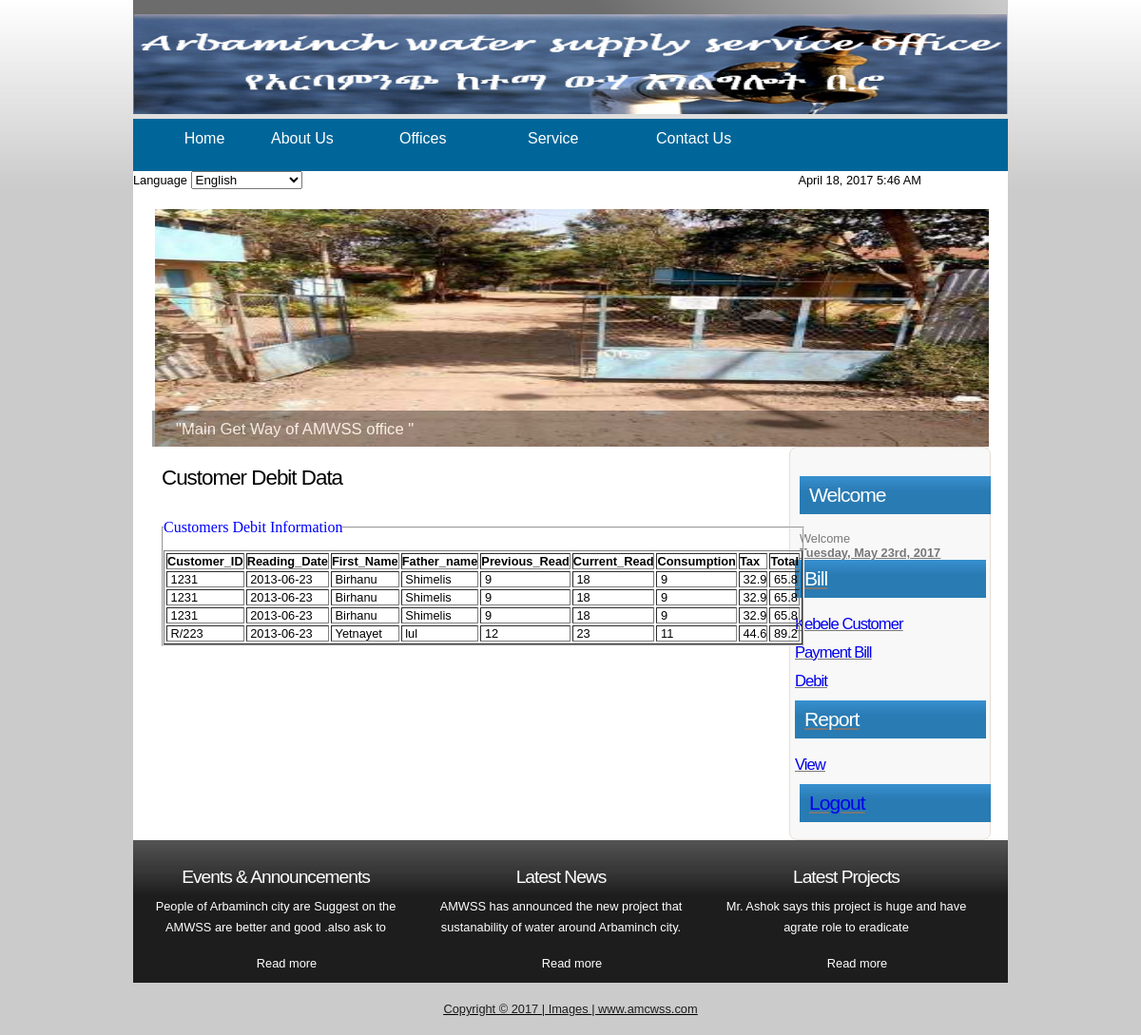
Screenshot of /Admin/Debit.php with the database file from the repository.
### tables this page shows
CREATE TABLE IF NOT EXISTS `debitt` (
  `Employee_ID` varchar(30) NOT NULL,
  `Customer_ID` varchar(30) NOT NULL,
  `Reading_Date` date NOT NULL,
  `FirstName` varchar(30) NOT NULL,
  `Last_name` varchar(30) NOT NULL,
  `Previous_Read` float NOT NULL,
  `Curent_Read` float NOT NULL,
  `Consumtion` float NOT NULL,
  `Tax` float NOT NULL,
  `Total` float NOT NULL,
  KEY `Customer_ID` (`Customer_ID`),
  KEY `Employee_ID` (`Employee_ID`)
);

### Admin/Debit.php (the view, shortened to what this page needs)
<!DOCTYPE html PUBLIC "-//W3C//DTD XHTML 1.1//EN" "http://www.w3.org/TR/xhtml11/DTD/xhtml11.dtd">
<html xmlns="http://www.w3.org/1999/xhtml" xml:lang="en">
<head>
  <link rel="stylesheet" type="text/css" href="css/style.css" />
</head>
<body>
 <div id="main">
  <div id="header">
	   <div id="banner">
	      <img width="918" height="105" src="images/B1.PNG">
	  </div>
   </div>
	<div id="navigation">
      <ul>
        <li class="current"><a href="index.php">Home</a></li>
        <li>
          <div align="left"><a href="background.html">About Us </a>
          </div>
        </li>
        <li>
          <div align="left"><a href="recordOffice.html">Offices</a>
          </div>
        </li>
        <li>
          <div align="left"><a href="EmployeeRegistration.php">Service</a>
          </div>
        </li>
        <li><div align="left"><a href="contact.html">Contact Us</a></div></li>
      </ul>
    </div>
	<div id="sub-menu">
	<font color="#000000"> Language </font>
	    <select name="language" size="1" >
        <option value="eng">English</option>
    </select>
    April 18, 2017 5:46 AM
	</div>
  <div id="site_content">
       <ul class="slideshow">
         <li class="show"><img width="880" height="250" src="images/3.jpg" alt="&quot;Main Get Way of AMWSS office &quot;" /></li>
      </ul>
</div>
	<div id="site_content">
	  <div class="sidebar_container">
	    <div class="sidebar">
          <div class="sidebar_item">
            <div class="sidebar_item">
            <h2>Welcome</h2>
            <?php
           print "Welcome "."<b><u>".$_SESSION['User_Name']."<u></b>"."<br/>";
			echo "<b>".date('l\, F jS\, Y ')."</b>";
			?>
          </div>
            <h2>Bill</h2>
            <h3><a href="kebele1_8.php">Kebele Customer </a></h3>
            <h3><a href="BillValue.php">Payment Bill</a></h3>
            <h3><a href="Debit.php">Debit</a></h3>
            <h2>Report</h2>
            <h3><a href="kebeleReport.php">View </a></h3>
            <div class="sidebar_item">
            <h2><a href="../index.php">Logout</a></h2>
          </div>
          </div>
        </div>
	    <p>
	    </p>
	    <p>
          </p>
	  </div>
	  <div id="content">
        <div class="content_item">
		   <h1 align="left">Customer Debit Data </h1>
		     <p><fieldset>
		     <legend class="style2">Customers Debit Information </legend>
		     <form id="form1" method="post" action="">
            <?php
						$sql="select * from debitt";
						$result=mysql_query($sql);
						if(!$result)
						die("unable to insert values".mysql_error());
	else{
?>
<?php
if(mysql_num_rows($result) >= 1)
{
?>
    <table  border="1">
      <tr>
        <td ><strong>Customer_ID</strong></td>
        <td ><strong>Reading_Date</strong></td>
        <td ><strong>First_Name</strong></td>
        <td ><strong>Father_name</strong></td>
        <td ><strong>Previous_Read</strong></td>
	    <td ><strong>Current_Read</strong></td>
		<td ><strong>Consumption</strong></td>
		<td ><strong> Tax</strong></td>
       <td ><strong>Total</strong></td>
      </tr>
<?php
  while($row = mysql_fetch_array($result))
     {
       echo "<tr>";
       echo "<td>&nbsp;" . $row['Customer_ID'] . "</td>";
       echo "<td>&nbsp;" . $row['Reading_Date'] . "</td>";
	   echo "<td>&nbsp;" . $row['FirstName'] . "</td>";
	   echo "<td>&nbsp;" . $row['Last_name'] . "</td>";
	   echo "<td>&nbsp;" . $row['Previous_Read']. "</td>";
       echo "<td>&nbsp;" . $row['Curent_Read'] . "</td>";
       echo "<td>&nbsp;" . $row['Consumtion'] . "</td>";
	   echo "<td>&nbsp;" . $row['Tax'] . "</td>";
       echo "<td>&nbsp;" . $row['Total'] . "</td>";
       echo "</tr>&nbsp;";
    }
	  echo "</table>";
}
else
      {
	echo "<h4><font color='red'>No Records Found </font></h4>";
     }}
?>
          </form>
		</fieldset>
        </div>
      </div>
	</div>
	<div id="content_grey">
	  <div class="content_grey_container_box">
		<h4>Events &amp; Announcements</h4>
	    <p> People of Arbaminch city are Suggest on the AMWSS are better and good .also ask to </p>
		<div class="readmore">
		  <a href="#">Read more</a>
		</div>
	  </div>
      <div class="content_grey_container_box">
       <h4>Latest News</h4>
	    <p>AMWSS  has announced the new project that sustanability of water around Arbaminch city.</p>
	    <div class="readmore">
		  <a href="#">Read more</a>
		</div>
	  </div>
      <div class="content_grey_container_boxl">
		<h4>Latest Projects</h4>
	    <p> Mr. Ashok says this project is huge and have agrate role to eradicate </p>
	    <div class="readmore">
		  <a href="#">Read more</a>
		</div>
	  </div>
	  <br style="clear:both"/>
    </div>
</div>
  <div id="footer">
	  <a href="http://validator.w3.org/check?uri=referer">Copyright &copy; 2017 </a><a href="http://jigsaw.w3.org/css-validator/check/referer"></a> | <a href="http://www.pdphoto.org/">Images</a> | www.amcwss.com</div>
</body>
</html>

### Admin/css/style.css (style rules this page uses)
html { height: 100%; }
* { margin: 0; padding: 0; }
body { font: normal 80% Arial, Helvetica, sans-serif; background: #CBCBCB url(../images/background.jpg) repeat-x; color: #000; }
p { padding: 0 0 20px 0; line-height: 1.7em; font-size: 100% }
img { border: 0; }
h1, h2, h3, h4, h5, h6 { font: normal 175% Arial, Helvetica, sans-serif; color: #000; letter-spacing: -1px; margin: 0 0 10px 0; }
h2 { font: normal 165% Arial, Helvetica, sans-serif; }
h3 { font: normal 130% Arial, Helvetica, sans-serif; }
h4, h5, h6 { margin: 0; padding: 0 0 5px 0; font: normal 150% Arial, Helvetica, sans-serif; color: #FFF; line-height: 1.5em; }
a, a:hover { background: transparent; outline: none; text-decoration: none; }
ul { margin: 2px 0 22px 30px; line-height: 1.7em; font-style: normal; font-size: 100%; }
#main, #header, #banner, #menubar, #site_content, #footer, #content_grey { margin-left: auto; margin-right: auto; }
#main { background: transparent; }
#header { width: 920px; height: 120px; background: transparent url(../images/header.jpg) no-repeat; }
#banner { width: 920px; position: relative; text-align: center; height: 50px; padding: 15px 0 0 0; background: transparent; }
#navigation { width: 920px; height: 55px; text-align: center; margin: 0 auto; background: #006699 }
#navigation UL { PADDING-RIGHT: 0px; PADDING-LEFT: 0px; PADDING-BOTTOM: 5px; MARGIN:5px; PADDING-TOP: 10px }
#navigation UL LI { DISPLAY: block; FLOAT: left; LIST-STYLE-TYPE: none; HEIGHT: 40px }
#navigation LI A { FONT-SIZE: 16px; COLOR: #fff; TEXT-DECORATION: none }
#navigation UL LI { DISPLAY:block; FLOAT: left; MARGIN-LEFT: 5px; WIDTH: 130px; LIST-STYLE-TYPE: none; POSITION: relative; HEIGHT: 30px; }
#sub-menu { width: 920px; height: 20px; margin: 0 auto; background: #ffffff }
#site_content { width: 900px; overflow: hidden; margin: 0 auto; padding: 0 0px 0 20px; background: #FFF; }
.sidebar_container { float: right; width: 230px; padding: 0; }
.sidebar { float: left; width: 200px; margin-right:20px; padding: 30px 10px 0px 0px; color: #787878; border: 1px solid #E7DFD7; border-radius: 8px; background: #F8F8F8; }
.sidebar_item { font: normal 100% Arial, Helvetica, sans-serif; padding: 0 5px 0px 5px; width: 201px; }
.sidebar h2 { padding: 8px 0 0 10px; height: 40px; color: #FFF; background: transparent url(../images/sidebar_header.jpg) no-repeat; }
.content_item { width: 630px; margin-top: 20px; margin-bottom: 20px; }
#content { width: 640px; padding-left: 10px; margin-bottom: 20px; float: left; }
#content_grey { width: 920px; height: 150px; text-align: center; background: transparent url(../images/content_grey.jpg) repeat; color: #FFF; }
.content_grey_container_box { width: 270px; padding: 5px; text-align: center; margin: 20px 10px 10px 10px; float: left; color: #FFF; }
.content_grey_container_boxl { width: 270px; padding: 5px; text-align: center; margin: 20px 0 10px 10px; float: left; color: #FFF; }
#footer { width: 920px; height: 20px; padding-top: 20px; text-align: center; background: transparent; color: #1D1D1D; }
#footer a, #footer a:hover { color: #684430; text-decoration: none; padding-bottom: 20px; }
#footer a, #footer a:hover { color: #1D1D1D; text-decoration: none; }
.readmore { height: 30px; padding-left: 23px; color: #FFF; background: transparent; }
.readmore a { color: #FFF; }
ul.slideshow { list-style: none; width: 880px; height: 250px; overflow: hidden; position: relative; margin: 0; padding-top: 20px; }
ul.slideshow li { position: absolute; margin: 0; padding: 0; left: 3px; right: 0; }
ul.slideshow li.show { z-index: 500; }
ul img { border: none; }

### Admin/Debit.php (style rules this page uses)
.style2 { color: #0000FF; font-size: medium; font-family: "Times New Roman", Times, serif; }

### rows the page displays
debitt: Customer_ID "1231", Reading_Date "2013-06-23", FirstName "Birhanu", Last_name "Shimelis", Previous_Read "9", Curent_Read "18", Consumtion "9", Tax "32.9", Total "65.8"
debitt: Customer_ID "1231", Reading_Date "2013-06-23", FirstName "Birhanu", Last_name "Shimelis", Previous_Read "9", Curent_Read "18", Consumtion "9", Tax "32.9", Total "65.8"
debitt: Customer_ID "1231", Reading_Date "2013-06-23", FirstName "Birhanu", Last_name "Shimelis", Previous_Read "9", Curent_Read "18", Consumtion "9", Tax "32.9", Total "65.8"
debitt: Customer_ID "R/223", Reading_Date "2013-06-23", FirstName "Yetnayet", Last_name "lul", Previous_Read "12", Curent_Read "23", Consumtion "11", Tax "44.6", Total "89.2"
